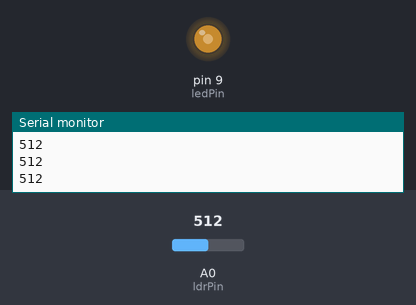
Bench run of a sketch on a simulated Arduino Uno, built with avr-gcc and run on an emulated ATmega328P. Parts: output pins drawn as LEDs (lit = HIGH), the last lines printed to the serial monitor. Inputs (shaded band) come from the test bench; at power-on: A0 (ldrPin) = 512.

Above: at 1.3 s.
1.4 s: A0 (ldrPin) set to 306
At 2.6 s:
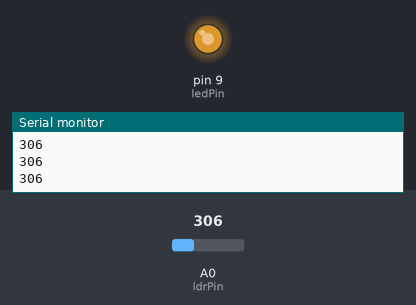
3.0 s: A0 (ldrPin) set to 122
At 3.8 s:
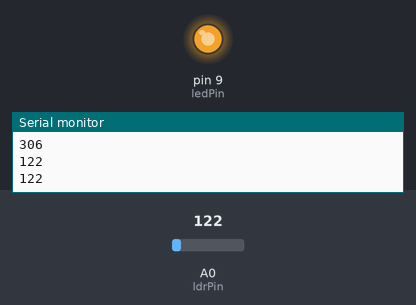
4.5 s: A0 (ldrPin) set to 900
At 5.0 s:
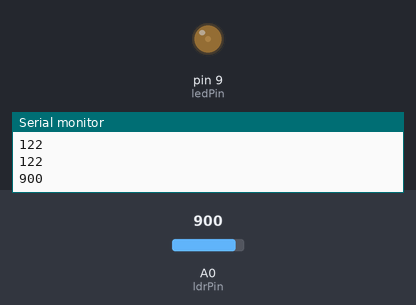
6.0 s: A0 (ldrPin) set to 1023
At 7.2 s:
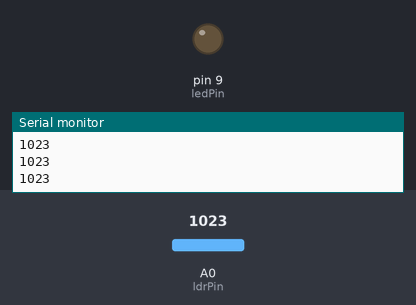
7.5 s: A0 (ldrPin) set to 511
At 8.6 s:
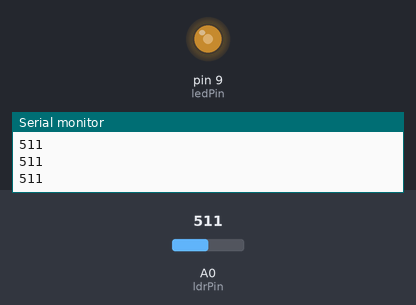
Timing chart, 0 to 10.0 s (numbered marks = the images above; inputs shaded):
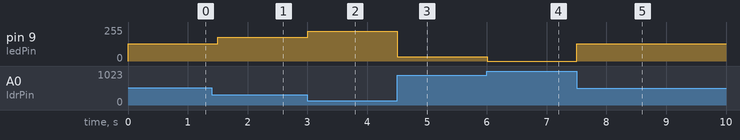

The sketch:

LDRSensor2.ino
```cpp
int ledPin = 9;
int ldrPin = A0;
int lightVal;
int waitTime = 500;
void setup() {
  pinMode(ledPin, OUTPUT);
  pinMode(ldrPin, INPUT);
  Serial.begin(9600);
}

void loop() {
  lightVal = analogRead(ldrPin);
  Serial.println(lightVal);
  int brightness = map(lightVal, 0, 1023, 255, 0);
  analogWrite(ledPin, brightness);
  delay(waitTime);
}
```

Measured:
- after the input at 1.4 s, pin 9 (ledPin): 128/255 → 179/255 after 0.10 s
- after the input at 3.0 s, pin 9 (ledPin): 179/255 → 225/255 at once
- after the input at 4.5 s, pin 9 (ledPin): 225/255 → 31/255 at once
- after the input at 6.0 s, pin 9 (ledPin): 31/255 → 0/255 at once
- after the input at 7.5 s, pin 9 (ledPin): 0/255 → 128/255 at once
